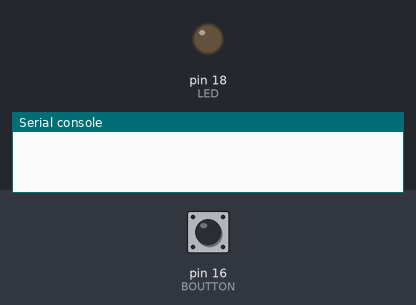
Bench run of a program on a simulated MicroPython board. Shown: output pins drawn as LEDs (lit = HIGH), the last lines printed to the serial console. Dashed ring = blinking. The test bench sets the inputs (shaded band); at power-on: pin 16 (BOUTTON) HIGH.

Above: at 1.2 s.
1.3 s: pin 16 (BOUTTON) pulled LOW for 0.15 s
At 2.1 s:
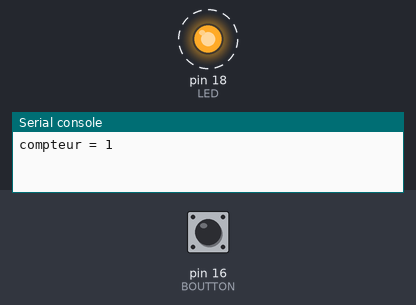
Timing chart, 0 to 10.4 s (numbered marks = the images above; inputs shaded):
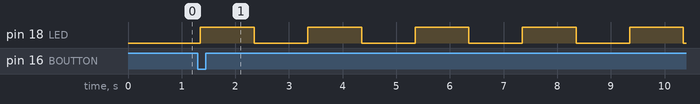

Measured:
- after the input at 1.3 s, pin 18 (LED): alternates HIGH for 1.0 s and LOW for 1.0 s, starting after 0.05 s

The program:

exercice1_hepl-dushime.py
```python
import machine
import utime

BOUTTON = machine.Pin(16, machine.Pin.IN, machine.Pin.PULL_UP)
LED = machine.Pin(18, machine.Pin.OUT)

compteur = 0
ancien_bouton = 1
dernier_temps = utime.ticks_ms()

while True:

    val = BOUTTON.value()

    # Nouvel appui sur le bouton
    if val == 0 and ancien_bouton == 1:
        compteur += 1

        if compteur > 3:
            compteur = 1

        print("compteur =", compteur)

        # anti-rebond
        utime.sleep_ms(50)

    ancien_bouton = val

    # 1er appui : 0,5 Hz
    if compteur == 1:
        if utime.ticks_diff(utime.ticks_ms(), dernier_temps) >= 1000:
            LED.value(not LED.value())
            dernier_temps = utime.ticks_ms()

    # 2e appui : 2 Hz
    elif compteur == 2:
        if utime.ticks_diff(utime.ticks_ms(), dernier_temps) >= 250:
            LED.value(not LED.value())
            dernier_temps = utime.ticks_ms()

    # 3e appui : LED éteinte
    elif compteur == 3:
        LED.value(0)
```
